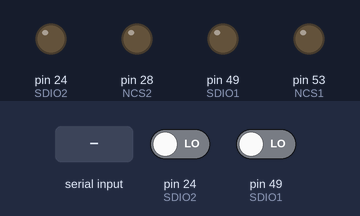
Simulated run of this sketch. Board: Arduino Mega 2560, built with avr-gcc and run on an emulated ATmega2560. Parts: output pins drawn as LEDs (lit = HIGH). The test bench sets the inputs (shaded band); at power-on: pin 24 (SDIO2) LOW, pin 49 (SDIO1) LOW. Pins used as bus, display or sensor lines are not drawn; what the sketch prints to the serial monitor is not drawn.

Above: at 3.6 s.
3.7 s: "90,45\n" received over Serial
Timing chart, 0 to 8.2 s (numbered marks = the images above; inputs shaded):
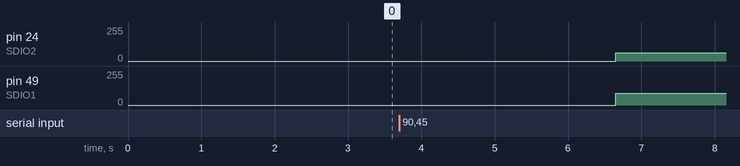

Measured:
- after the input at 3.7 s, pin 24 (SDIO2): 0/255 → 62/255 after 3.0 s; pin 49 (SDIO1): 0/255 → 89/255 after 3.0 s

The sketch:

Winkelregelung.ino.ino
```cpp
//______________________________________________________________________________
//  Funktionen

//Mit diesem Programm kann der Winkel der Drehbühne relativ zur
//Referenzmarkierung geregelt werden.
//Dabei wird zu Beginn eine Referenzfahrt durchgeführt,
//bei der die Referenzmarke zweiml überschritten wird


#include <RCSwitch.h>  // Bilbiothek für Funksender und Funksteckdose einbinden

// Pinnummern entsprechend der Verbindung zum Arduino anpassen
#define SCLK1 47
#define SDIO1 49
#define NRESET1 51
#define NCS1 53
#define SCLK2 22
#define SDIO2 24
#define NRESET2 26
#define NCS2 28

//Definieren der Register der Sensoren
#define REG_PRODUCT_ID 0x00
#define REG_REVISION_ID 0x01
#define REG_MOTION 0x02
#define REG_DELTA_X 0x03
#define REG_DELTA_Y 0x04
#define REG_PIXEL_SUM 0x09

RCSwitch mySwitch = RCSwitch(); //Deklarieren der Funktion "myswitch"


//______________________________________________________________________________
//  globale Variablen
//______________________________________________________________________________

//Sensordaten
byte motion1;
byte motion2;
char dx1;
char dy1;
char dx2;
char dy2;
byte pixelsum1;

//Bewegungsdaten
float x = 0;
float y = 0;
float x1 = 0;
float y1 = 0;
float x2 = 0;
float y2 = 0;
float xi1 = 0;
float yi1 = 0;
float xi2 = 0;
float yi2 = 0;
float U = 268.48; //cm
float phi;
float phi_p;
float phi1;
float phi2;
float phi_soll;
float Toleranz = 0.15; // pro Richtung

//Merker
unsigned int counter; //damit kleine Winkel angefahren werden können
unsigned int prevCounter;
byte merker;
byte merker1;
byte n;
byte m;
byte r;

//Korrekturfaktoren
float k1 = 1;
float k2 = 1;

//Zeitmarken
unsigned long prevMillis;
unsigned long t_0;
unsigned long t_1;
unsigned long t_aus;
float t_soll;

//______________________________________________________________________________
//  Funktionen
//______________________________________________________________________________

//Byte aus der Datenleitung auslesen
byte pullByte1() {
  pinMode (SDIO1, INPUT);

  delayMicroseconds(100); // tHOLD = 100us min.

  byte res = 0;
  for (byte i=128; i >0 ; i >>= 1) {
    digitalWrite (SCLK1, LOW);
    res |= i * digitalRead (SDIO1);
    delayMicroseconds(100);
    digitalWrite (SCLK1, HIGH);
  }

  return res;
}

byte pullByte2() {
  pinMode (SDIO2, INPUT);

  delayMicroseconds(100); // tHOLD = 100us min.

  byte res = 0;
  for (byte i=128; i >0 ; i >>= 1) {
    digitalWrite (SCLK2, LOW);
    res |= i * digitalRead (SDIO2);
    delayMicroseconds(100);
    digitalWrite (SCLK2, HIGH);
  }

  return res;
}

//Adresse des Registers übermitteln, das ausgelesen werden soll
void pushAddress1(byte address){

  address &= 0x7F;    //MSB = 0 signalisiert, dass Register gelesen werden soll

  pinMode (SDIO1, OUTPUT);

  for (byte i=128; i >0 ; i >>= 1) {
    digitalWrite (SCLK1, LOW);
    digitalWrite (SDIO1, (address & i) != 0 ? HIGH : LOW);
    delayMicroseconds(100);
    digitalWrite (SCLK1, HIGH);
  }
}

void pushAddress2(byte address){
  address &= 0x7F;

  pinMode (SDIO2, OUTPUT);

  for (byte i=128; i >0 ; i >>= 1) {
    digitalWrite (SCLK2, LOW);
    digitalWrite (SDIO2, (address & i) != 0 ? HIGH : LOW);
    delayMicroseconds(100);
    digitalWrite (SCLK2, HIGH);
  }
}

//Beliebiges Byte übermitteln
void pushByte1(byte data){
  pinMode (SDIO1, OUTPUT);

  delayMicroseconds(100); // tHOLD = 100us min.

  for (byte i=128; i >0 ; i >>= 1) {
    digitalWrite (SCLK1, LOW);
    digitalWrite (SDIO1, (data & i) != 0 ? HIGH : LOW);
    delayMicroseconds(100);
    digitalWrite (SCLK1, HIGH);
  }
}

void pushByte2(byte data){
  pinMode (SDIO2, OUTPUT);

  delayMicroseconds(100); // tHOLD = 100us min.

  for (byte i=128; i >0 ; i >>= 1) {
    digitalWrite (SCLK2, LOW);
    digitalWrite (SDIO2, (data & i) != 0 ? HIGH : LOW);
    delayMicroseconds(100);
    digitalWrite (SCLK2, HIGH);
  }
}


//Byte auslesen
//byte readRegister1(byte address) {
//  address &= 0x7F;
//
//  pushByte1(address1);
//  delayMicroseconds(4);
//  byte data = pullByte1();
//  delayMicroseconds(1);
//
//  return data;
//}


//Byte in Register schreiben
void writeRegister1(byte address, byte data) {
  address |= 0x80; //MSB = 1 signalisiert, dass Register beschrieben werden soll

  pushByte1(address);

  delayMicroseconds(100);

  pushByte1(data);

delayMicroseconds(100); // tSWW, tSWR = 1
}

void writeRegister2(byte address, byte data) {
  address |= 0x80;

  pushByte2(address);

  delayMicroseconds(100);

  pushByte2(data);

delayMicroseconds(100);
}

//Sensoren zurücksetzen (immer nach dem Einschalten
//oder dem Ändern der Auflösung zurücksetzen)
void reset() {
  pinMode(SCLK1, OUTPUT);
  pinMode(SDIO1, INPUT);
  pinMode(NCS1, OUTPUT);
  pinMode(NRESET1, OUTPUT);
  pinMode(SCLK2, OUTPUT);
  pinMode(SDIO2, INPUT);
  pinMode(NCS2, OUTPUT);
  pinMode(NRESET2, OUTPUT);

  digitalWrite(SCLK1, LOW);
  digitalWrite(NCS1, LOW);
  digitalWrite(NRESET1, HIGH);
  digitalWrite(SCLK2, LOW);
  digitalWrite(NCS2, LOW);
  digitalWrite(NRESET2, HIGH);
  delayMicroseconds(100);

  // Initiate chip reset
  digitalWrite(NRESET1, LOW);
  pushByte1(0xfa);
  pushByte1(0x5a);
  digitalWrite(NRESET1, HIGH);

  digitalWrite(NRESET2, LOW);
  pushByte2(0xfa);
  pushByte2(0x5a);
  digitalWrite(NRESET2, HIGH);

// Entferne Kommentar um die Auflösung auf 1000cpi zu setzen;
//verändere zusätzlich Umrechnungsfaktor in dumpDelta()
//  writeRegister1(0x0d, 0x01); // Sensor1
//  writeRegister2(0x0d, 0x01); // Sensor2
}


//Lese Daten aus Sensoren
void dumpDelta() {

  pushAddress1(REG_MOTION);
  pushAddress2(REG_MOTION);
  //delayMicroseconds(4); //t_SRAD SPI Read Address Data Delay,
                          //Verzögerung für die Übergabe der Datenleitung
  motion1 = pullByte1();
  motion2 = pullByte2();
  //delayMicroseconds(1); //t_SRR Verzögerung zwischen zwei Reads
  pushAddress1(REG_DELTA_X);
  pushAddress2(REG_DELTA_X);
  //delayMicroseconds(4);
  dx1 = pullByte1();
  dx2 = pullByte2();
  //delayMicroseconds(1);
  pushAddress1(REG_DELTA_Y);
  pushAddress2(REG_DELTA_Y);
  //delayMicroseconds(4);
  dy1 = pullByte1();
  dy2 = pullByte2();
  //delayMicroseconds(1);
  pushAddress1(REG_PIXEL_SUM);
  delayMicroseconds(4);
  pixelsum1 = pullByte1();
 //pixelsum1 = readRegister1(REG_PIXEL_SUM);


  xi1 += dx1;
  yi1 += dy1;

  xi2 += dx2;
  yi2 += dy2;

  x1 = xi1/197; // xi1/197 für 500cpi, xi1/394 für 1000cpi; analog für y1 etc.
  y1 = yi1/197;

  x2 = xi2/197;
  y2 = yi2/197;

  //Wenn die Nullmarkierung erreicht wird,
  //Korrekturfaktor berechnen und Winkel auf Null setzen.

  if (pixelsum1 > 140 && n == 0) {  //Grenzwert von pixelsum1 variiert,
                                    //wenn Fahrzeug auf der Drehbühne steht
                                    //ohne Fahrzeug 140, mit Golf 150

//Wenn die Nullmarkierung das erste mal erreicht wird,
//Korrekturfaktor berechnen
    if(m != 0){
      if (m == 1){
        k1 = 360/phi1;
        k2 = 360/phi2;
      }
      else{
        k1 = k1*(2-(phi1/360));
        k2 = k2*(2-(phi2/360));
      }
      //Unrealistische Korrekturfaktoren ausschließen,
      //z. B. im Falle des Nicht-Erkennens der Nullmarkierung;
      if (k2 < 0.8 | k2 > 1.2){
        k1 = 1;
        k2 = 1;
    }
    }
    x1 = 0;
    y1 = 0;
    x2 = 0;
    y2 = 0;

    xi1 = 0;
    yi1 = 0;
    xi2 = 0;
    yi2 = 0;

    counter += 1;
    n = 1;
  }

  if (pixelsum1 < 140) {
    n = 0;
  }

  phi1 = -(360*y1*k1)/U ;
  phi2 = -(360*y2*k2)/U;

  // Der Wert des Sensors mit dem größeren Winkel, wird als Ist-Wert genommen
 if (phi1 > phi2) {
  phi = phi1;
 }
 else {
  phi = phi2;
 }

}


//______________________________________________________________________________
//  Setup
//______________________________________________________________________________


void setup() {


  //Starte serielle Datenverbindung
  Serial.begin(250000);

  //Maussensoren initialisieren
  reset();

  //Initialisierungsschritt, Ermittlung der Auslaufzeit
  Serial.println("Referenzfahrt");

  //Datenpin des Funksenders an Pin 10 angeschlossen
  mySwitch.enableTransmit(10);

  //Einschalten der Steckdose
  mySwitch.switchOn("11111", "00010");


  delay(2000); // Verzögerung, um auf konstante Geschwindigkeit zu kommen

  dumpDelta(); //Um zu erkennen ob die Drehbühne sich bewegt


  while ((motion1 != 0) && (motion2 != 0) ) {//Während die Drehbühne sich bewegt

    dumpDelta();

    //Wenn die Nullmarkierung erreicht ist
    if (pixelsum1 > 140 && r == 0){

      m += 1;
      r = 1;

      //Wenn die Nullmarkierung zum zweiten Mal erreicht ist, ausschalten
      if (m == 2){

        mySwitch.switchOff("11111", "00010");

        t_0 = millis();
      }
    }

    if (pixelsum1 < 140){
      r = 0;
    }
  }

    t_1 = millis();
    t_aus = t_1 - t_0;


    if ((k1 > 1.2) | (k2 > 1.2) | (k1 < 0.8) | (k2 < 0.8)){
      Serial.println ("ACHTUNG: ERMITTELN DES KORREKTURFAKTORS FEHLGESCHLAGEN. REFERENZFAHRT WIEDERHOLEN.");
    }

}


//______________________________________________________________________________
//  Loop
//______________________________________________________________________________


void loop() {

  //Eingabgeaufforderung
  Serial.println("Gib den Sollwinkel ein...");

  // Warte auf Eingabe
  while (Serial.available() == 0){
    }
  phi_soll = Serial.parseFloat();

  // Umrechnen auf den Bereich von 0° bis 360°
  if (phi_soll < 0) {
    phi_soll += 360;
  }
  if (phi_soll > 360) {
    phi_soll -= 360;
  }

  // Ausgabe des empfangenen Sollwerts
  Serial.print("Sollwert: ");
  Serial.println(phi_soll);
  Serial.print("Istwert");
  Serial.println(phi);

  // Vergleiche Soll- und Ist-Wert
  if (phi_soll - phi > Toleranz | phi_soll - phi < Toleranz*(-1)) {

    Serial.println("Sollwinkel wird eingesgtellt");

    // Schalte Steckdose ein, falls Ist-Wert ungleich Soll-Wert
    mySwitch.switchOn("11111", "00010"); //Binärcode der Stellung
                                         //der Dip-Schalter entsprechend

    prevMillis = millis();
    while(millis() - prevMillis < 2500) { //Verzögerung bis Drehbühne sich bewegt
     dumpDelta();
    }
    prevCounter = counter;
  }
  else {
    Serial.println("Sollwinkel ist bereits eingestellt");
  }

  while ((motion1 != 0) && (motion2 != 0)) {

    //Um das Regeln kleiner Winkel zu ermöglichen
    if ((phi_soll < phi)){
      phi_soll += 360;
      merker = 1;
    }

    if ((prevCounter < counter) && (merker == 1)){
      phi_soll -= 360;
      prevCounter = counter;
      merker = 0;
    }

    dumpDelta();


    float phi0 = phi;
    unsigned long t_0 = millis();

    dumpDelta();
    unsigned long t_1 = millis();

    phi_p = ((phi - phi0)/(t_1 - t_0));
    t_soll = (phi_soll - phi)/phi_p;


    //Schalte die Steckdose aus, wenn die verbleibende Zeit bis zum Erreichen
    //des Sollwinkels, der Auslaufzeit entspricht
    if (t_soll <= t_aus + 50 & t_soll >= t_aus - 50){ // Toleranzbereich bestimmen, hier 50ms
    mySwitch.switchOff("11111", "00010");

    //Winkel aktualisieren, bis Drehbühne stillsteht
    while ((motion1 != 0) && (motion2 != 0)) {
    dumpDelta();
    }

    }
  }

  Serial.println("Sollwinkel eingestellt");
  Serial.print("aktuelle Ausrichtung: ");
  Serial.println(phi);

}
```
